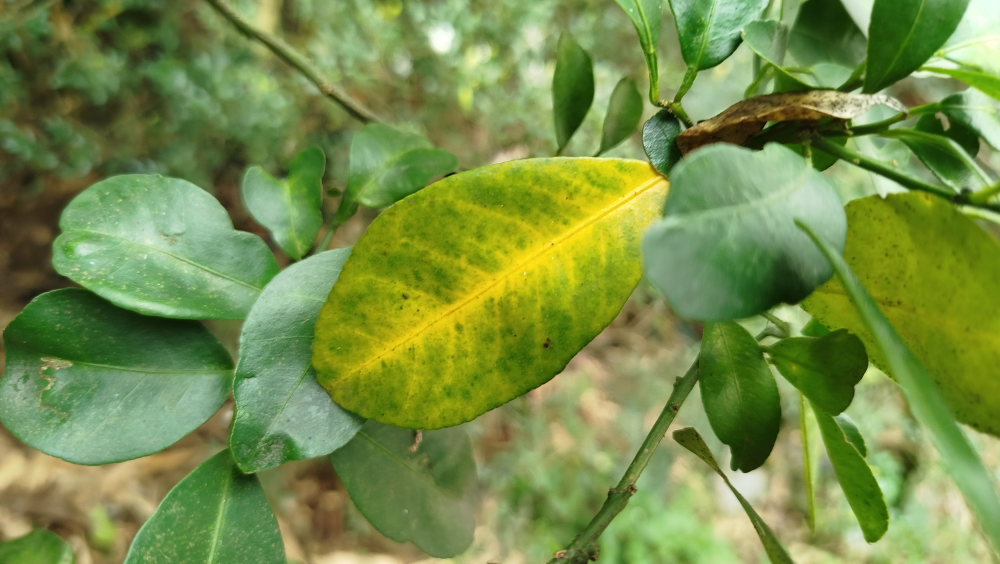
#> input picture Photos/sample2.jpg, 4000 x 2256 px (shown at 1/4 size)
$ python imgtr.py
#> lines starting #> are read from the running program, lines starting #| are printed output that depends on the picture; after the words box and inside, x2 and y2 are one past the last pixel; in counts of white or black regions, pixels touching at a corner belong together
import cv2 as cv
import numpy as np

img = cv.imread('Photos/sample2.jpg')
#> img is the input picture: shape (2256, 4000, 3); mean B, G, R 72.2, 142, 118.7

height = 600
width = 950
img2 = cv.resize(img, (width, height))
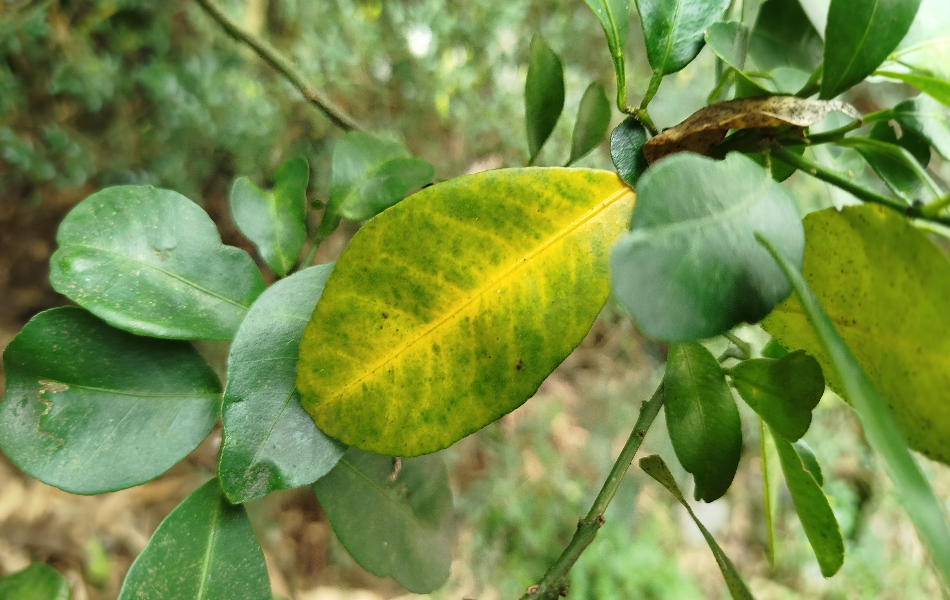
#> img2: shape (600, 950, 3); mean B, G, R 72.1, 141.9, 118.6

cv.circle(img2, (50, 50), 5, (0, 0, 255), -1)
#> img2: shape (600, 950, 3); 0.01% of pixels changed, all inside (x1, y1, x2, y2) = (45, 45, 56, 56)


# Translation Matrix
tx, ty = 70, 30
translation_matrix = np.float32([[1, 0, tx], [0, 1, ty]])

# Apply translation
translated_img = cv.warpAffine(img2, translation_matrix, (img2.shape[1],
img2.shape[0]))
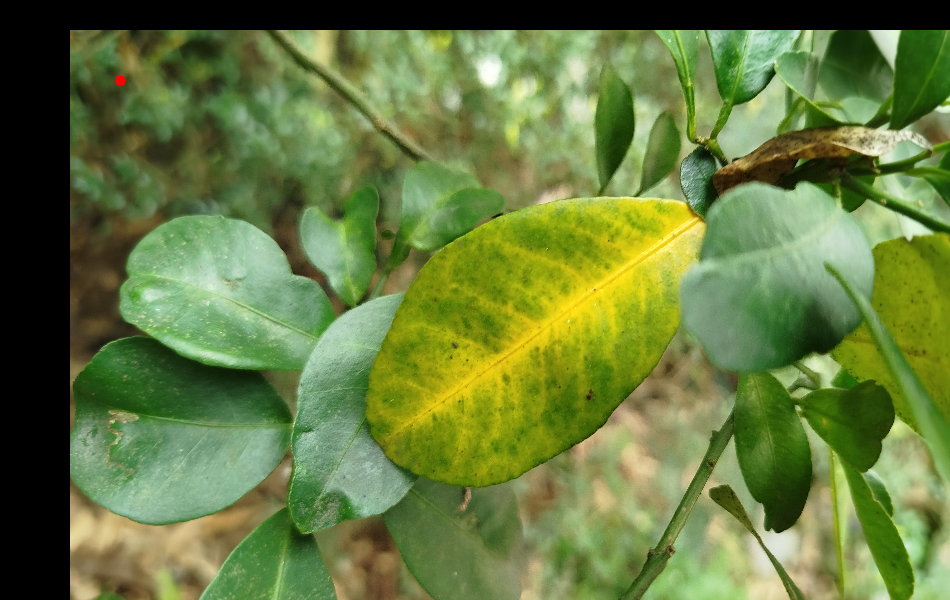
#> translated_img: shape (600, 950, 3); mean B, G, R 62.5, 123, 102.7

cv.circle(translated_img, (50 + tx, 50 + ty), 5, (255, 0, 0), -1)
#> translated_img: shape (600, 950, 3); 0.01% of pixels changed, all inside (x1, y1, x2, y2) = (115, 75, 126, 86)


# Rotation Matrix
center = (img2.shape[1] // 2, img2.shape[0] // 2)
#> center = (475, 300)
angle = 45
rotation_matrix = cv.getRotationMatrix2D(center, angle, 1.0)

# Apply rotation
rotated_img = cv.warpAffine(img2, rotation_matrix, (img2.shape[1], img2.shape[0]))
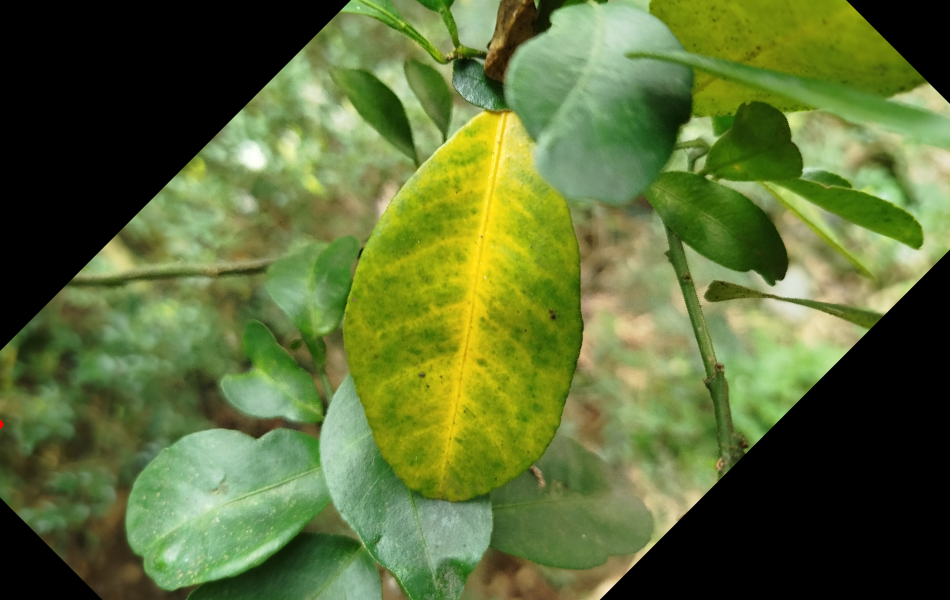
#> rotated_img: shape (600, 950, 3); mean B, G, R 53.9, 109.4, 92.2


cv.circle(rotated_img, (center[0] - 3, center[1] + 2), 5, (0, 255, 0), -1)
#> rotated_img: shape (600, 950, 3); 0.01% of pixels changed, all inside (x1, y1, x2, y2) = (467, 297, 478, 308)


# Scaling
sx, sy = 3, 3
scaled_img = cv.resize(img2, None, fx=sx, fy=sy)

cv.circle(scaled_img, (50 * sx, 50 * sy), 10, (0, 255, 255), -1)


# Affine Transformation
pts1 = np.float32([[50, 50], [200, 50], [50, 200]])
pts2 = np.float32([[10, 100], [200, 50], [100, 250]])

# Calculate the matrix
affine_matrix = cv.getAffineTransform(pts1, pts2)

# Apply the affine transformation
affine_transformed_img = cv.warpAffine(img2, affine_matrix, (img2.shape[1], img2.shape[0]))
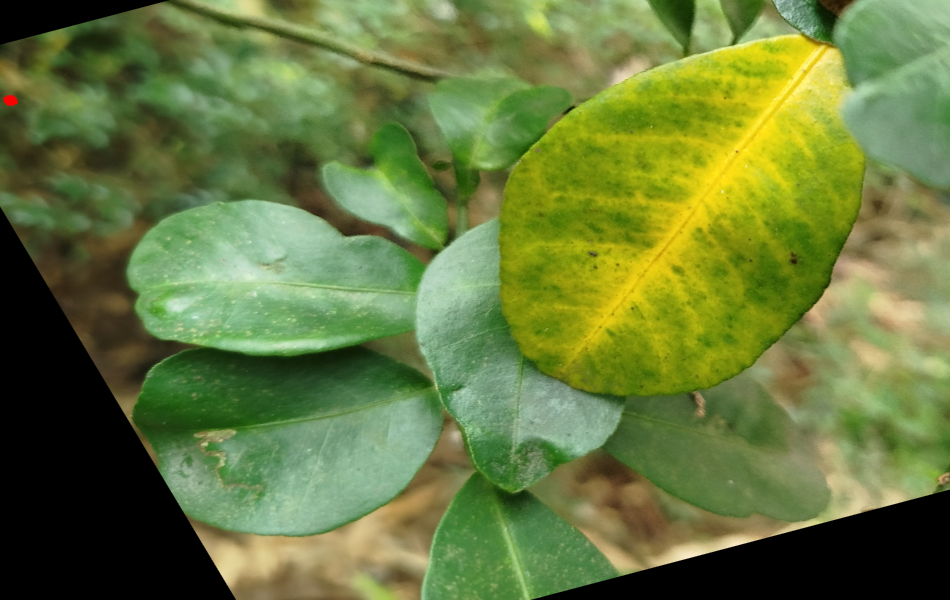
#> affine_transformed_img: shape (600, 950, 3); mean B, G, R 61, 121.6, 103.6


# Homography Transformation
pts1 = np.float32([[50, 50], [200, 50], [50, 200], [200, 200]])
pts2 = np.float32([[10, 100], [200, 50], [100, 250], [220, 220]])

# Calculate the Homography matrix
homography_matrix, _ = cv.findHomography(pts1, pts2)

# Apply Homography
projective_transformed_img = cv.warpPerspective(img2, homography_matrix, (img2.shape[1], img2.shape[0]))
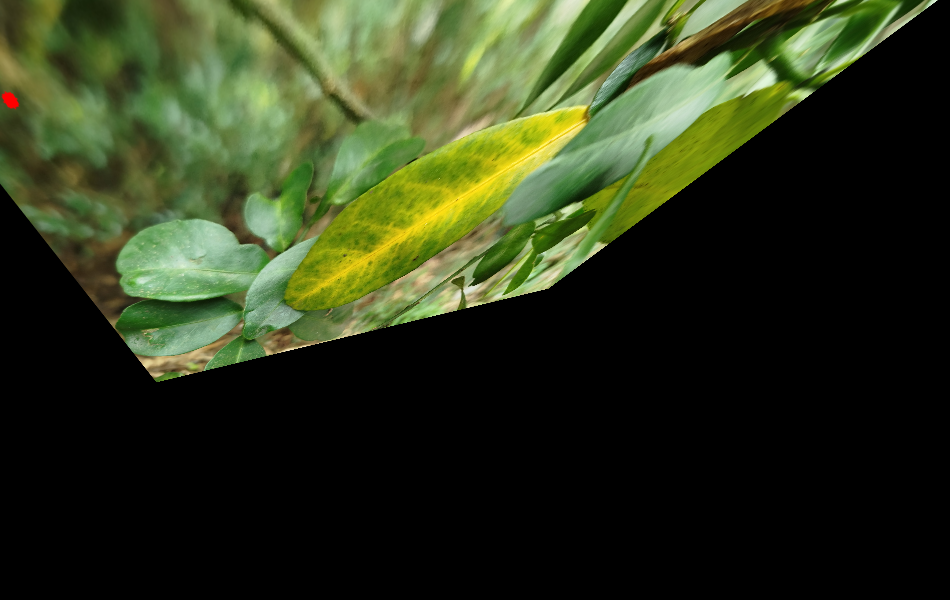
#> projective_transformed_img: shape (600, 950, 3); mean B, G, R 27.2, 54.1, 45.3


# Display results
cv.imshow('Original Image', img2)
cv.imshow('Translated Image', translated_img)
cv.imshow('Rotated Image', rotated_img)
cv.imshow('Scaled Image', scaled_img)
cv.imshow('Affine Transformed Image', affine_transformed_img)
cv.imshow('Projective Transformed Image', projective_transformed_img)
cv.waitKey(0)
cv.destroyAllWindows()

$ run again, with Photos/sample3.jpg copied over Photos/sample2.jpg
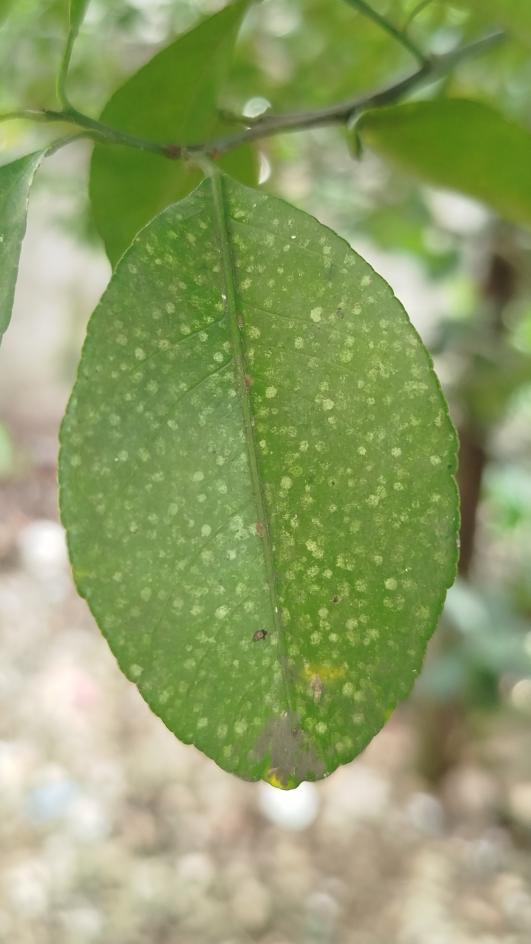
#> input picture Photos/sample3.jpg, 1592 x 2831 px (shown at 1/3 size)
#> img is the input picture: shape (2831, 1592, 3); mean B, G, R 104.5, 158.3, 143.3
#> `affine_transformed_img = cv.warpAffine(img2, affine_matrix, (img2.shap..`:
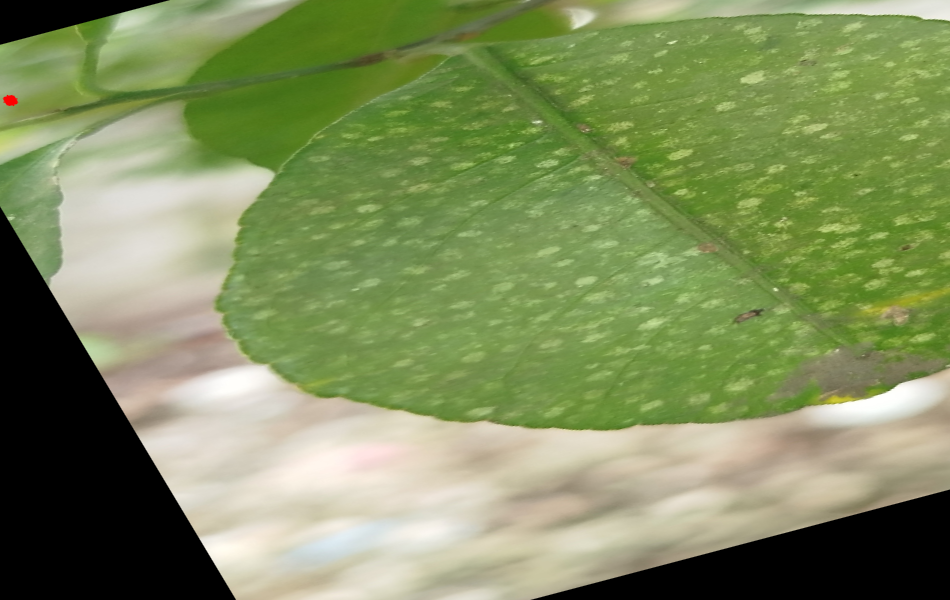
#> affine_transformed_img: shape (600, 950, 3); mean B, G, R 94.4, 142.3, 128.1
#> `projective_transformed_img = cv.warpPerspective(img2, homography_matri..`:
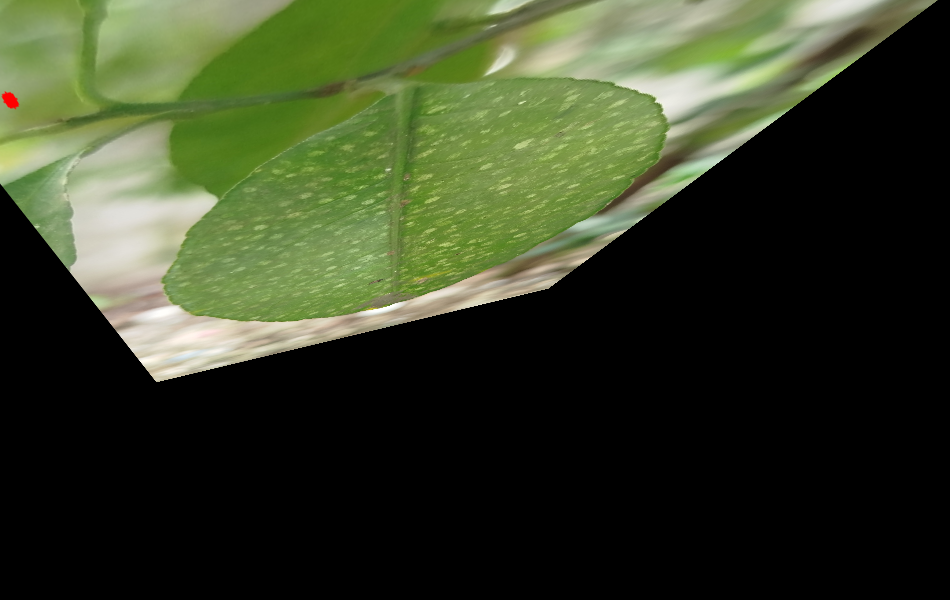
#> projective_transformed_img: shape (600, 950, 3); mean B, G, R 37.7, 61.9, 53.7

$ run again, with Photos/sample4.jpg copied over Photos/sample2.jpg
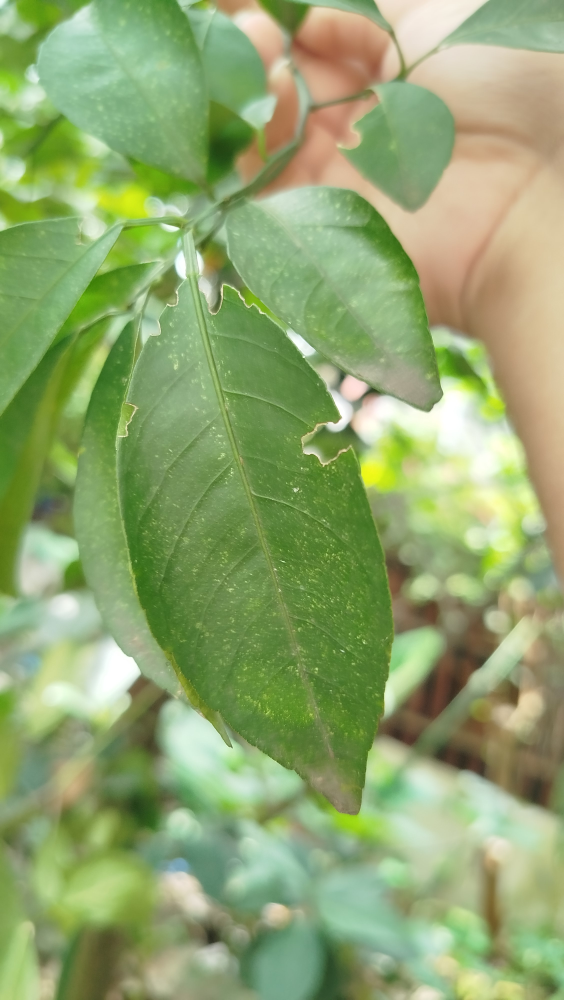
#> input picture Photos/sample4.jpg, 2256 x 4000 px (shown at 1/4 size)
#> img is the input picture: shape (4000, 2256, 3); mean B, G, R 110.8, 165.7, 144.2
#> `affine_transformed_img = cv.warpAffine(img2, affine_matrix, (img2.shap..`:
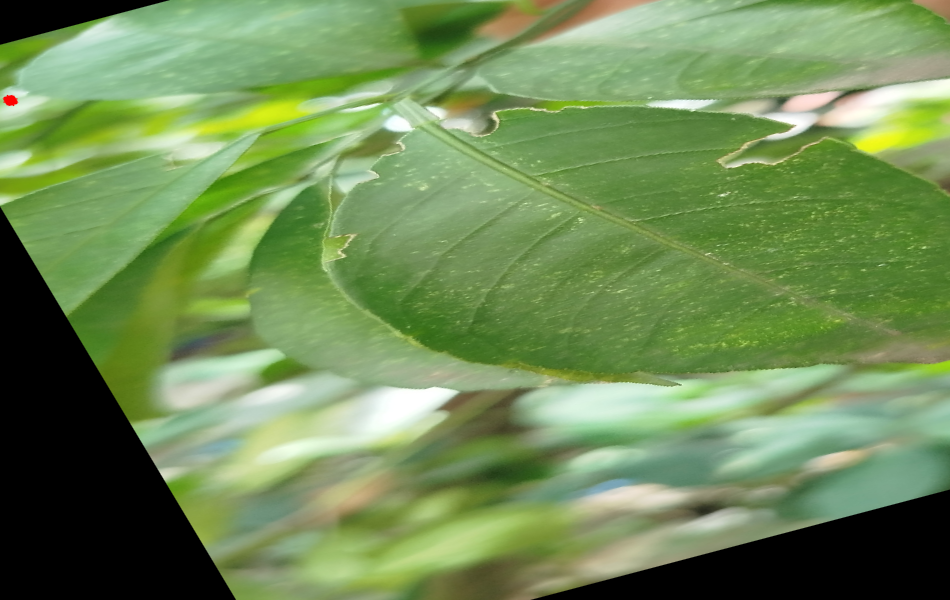
#> affine_transformed_img: shape (600, 950, 3); mean B, G, R 87, 140.5, 112.4
#> `projective_transformed_img = cv.warpPerspective(img2, homography_matri..`:
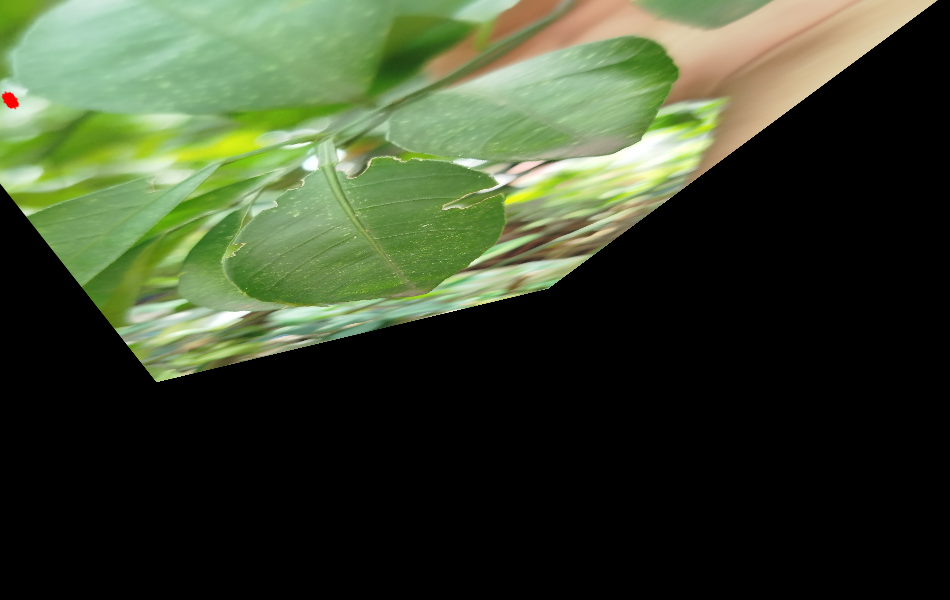
#> projective_transformed_img: shape (600, 950, 3); mean B, G, R 45.2, 69.1, 58.5
